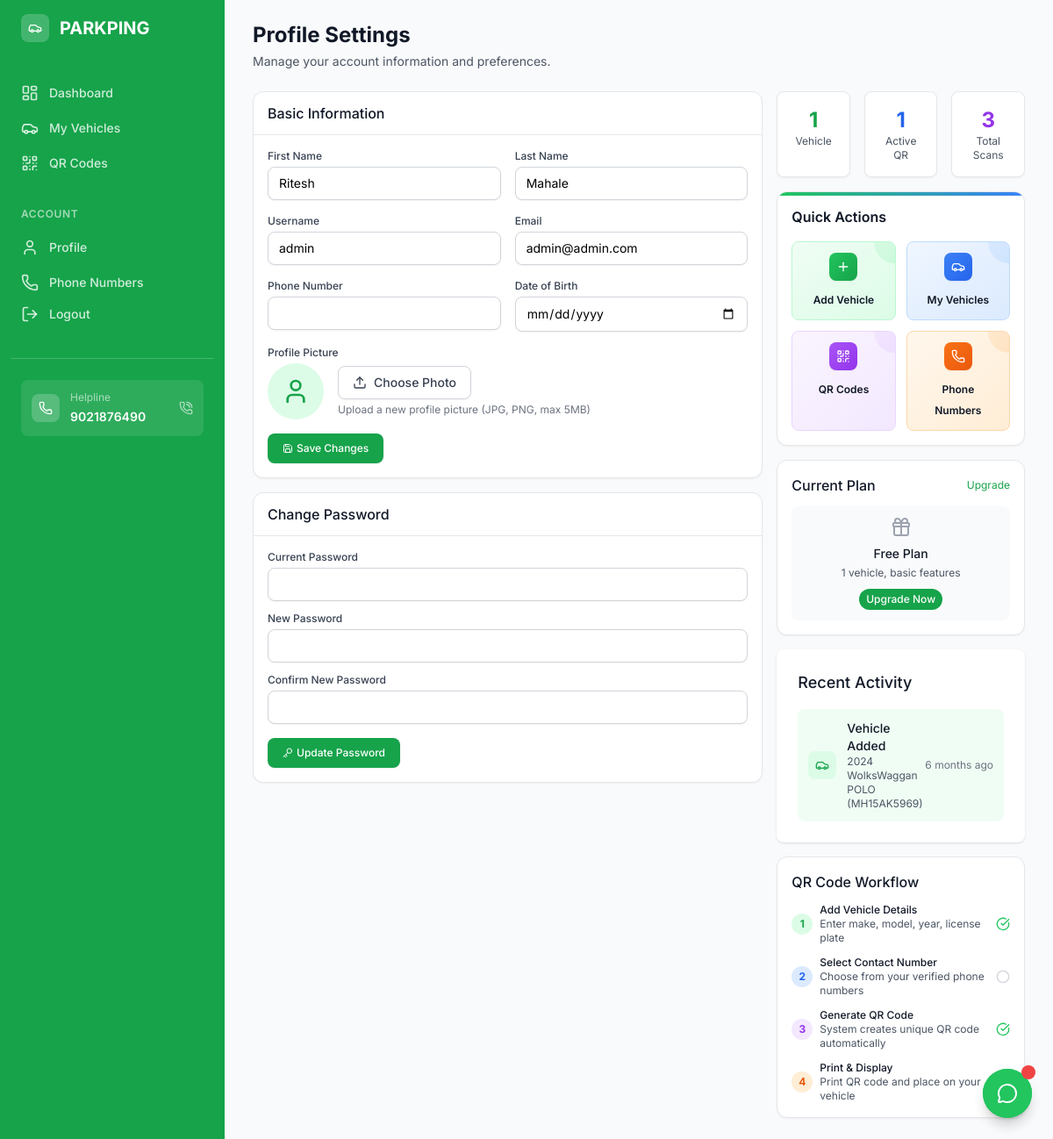
The app's page /accounts/profile/ (signed in), older data.
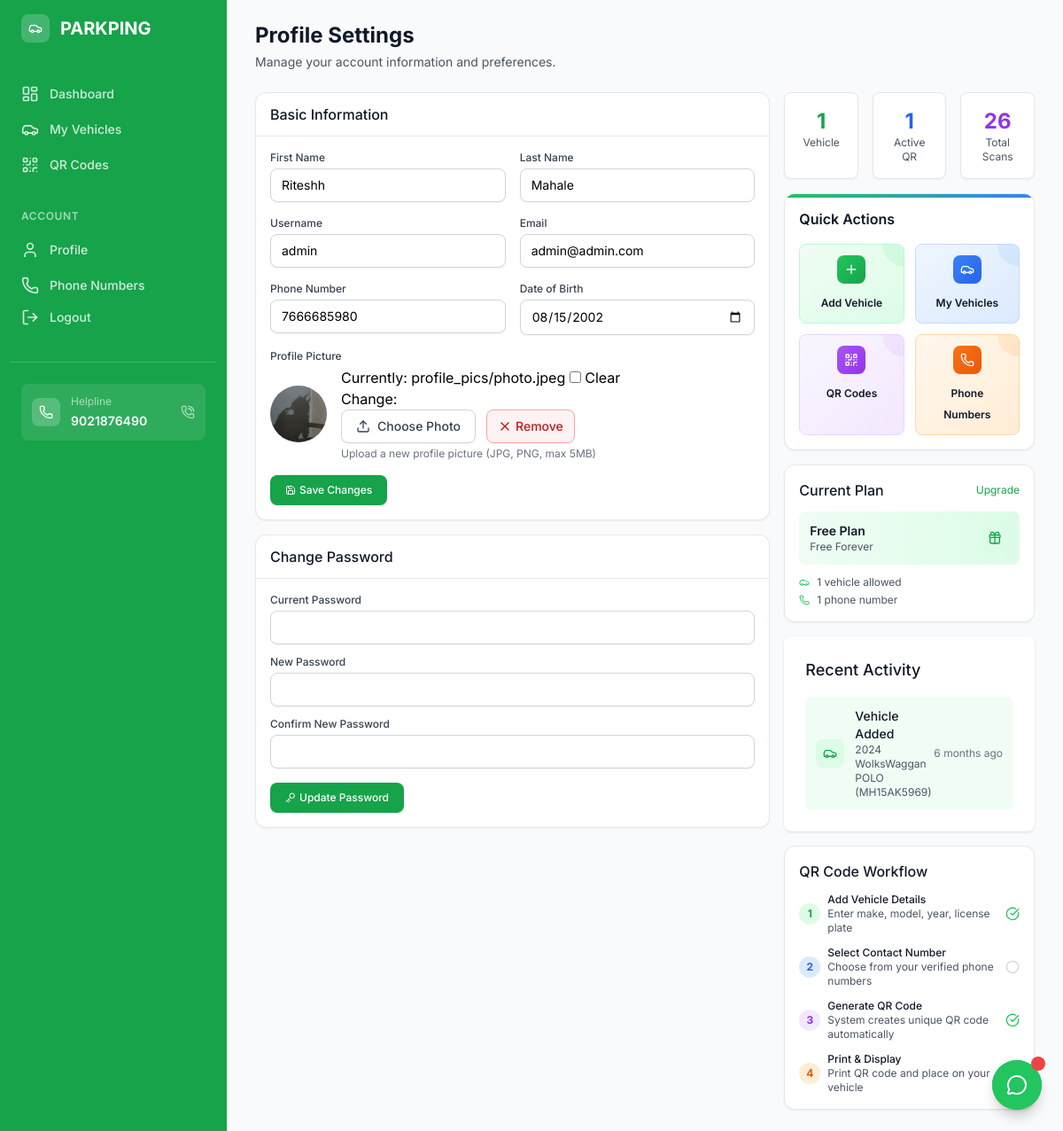
The same page, newer data.
### accounts/models.py (models this page shows, shortened)
class CustomUser(AbstractUser):
    phone_regex = RegexValidator(
        regex=r'^\+?1?\d{9,15}$',
        message="Phone number must be entered in the format: '+999999999'. Up to 15 digits allowed."
    )
    phone_number = models.CharField(
        validators=[phone_regex],
        max_length=17,
        blank=True,
        help_text="Primary phone number for contact"
    )
    is_phone_verified = models.BooleanField(default=False)
    date_of_birth = models.DateField(null=True, blank=True)
    profile_picture = models.ImageField(upload_to='profile_pics/', null=True, blank=True)
    current_plan = models.ForeignKey(
        'parking.SubscriptionPlan',
        on_delete=models.SET_NULL,
        null=True,
        blank=True,
        related_name='subscribers'
    )
    subscription_start_date = models.DateTimeField(null=True, blank=True)
    subscription_end_date = models.DateTimeField(null=True, blank=True)
    is_subscription_active = models.BooleanField(default=False)
    class Meta:
        verbose_name = "User"
        verbose_name_plural = "Users"

### parking/models.py (models this page shows, shortened)
class SubscriptionPlan(models.Model):
    PLAN_TYPES = [
        ('free', 'Free'),
        ('basic', 'Basic'),
        ('pro', 'Professional'),
        ('enterprise', 'Enterprise'),
    ]
    name = models.CharField(max_length=100)
    plan_type = models.CharField(max_length=20, choices=PLAN_TYPES, unique=True)
    description = models.TextField()
    price = models.DecimalField(max_digits=10, decimal_places=2, default=0.00)
    currency = models.CharField(max_length=3, default='USD')
    billing_cycle = models.CharField(max_length=20, default='monthly')
    max_vehicles = models.PositiveIntegerField(default=1)
    max_phone_numbers = models.PositiveIntegerField(default=1)
    number_masking = models.BooleanField(default=False)
    max_masking_sessions = models.PositiveIntegerField(default=0, help_text="Maximum number of concurrent masking sessions allowed")
    custom_qr_design = models.BooleanField(default=False)
    priority_support = models.BooleanField(default=False)
    analytics_dashboard = models.BooleanField(default=False)
    qr_color_primary = models.CharField(max_length=7, default='#000000', help_text="Primary QR color")
    qr_color_secondary = models.CharField(max_length=7, default='#FFFFFF', help_text="Secondary QR color")
    logo_placement = models.BooleanField(default=False)
    custom_branding = models.BooleanField(default=False)
    is_active = models.BooleanField(default=True)
    created_at = models.DateTimeField(auto_now_add=True)
    updated_at = models.DateTimeField(auto_now=True)
    class Meta:
        ordering = ['price']

### accounts/views.py (the view)
# urls.py: path('profile/', views.profile_view, name='profile'),
@login_required
def profile_view(request):
    from parking.models import Vehicle, QRCodeScan
    from django.utils import timezone
    from datetime import timedelta
    if request.method == 'POST':
        form = CustomUserProfileForm(request.POST, request.FILES, instance=request.user)
        if form.is_valid():
            form.save()
            messages.success(request, 'Profile updated successfully!')
            return redirect('accounts:profile')
    else:
        form = CustomUserProfileForm(instance=request.user)
    vehicles = Vehicle.objects.filter(user=request.user).order_by('-created_at')
    recent_scans = QRCodeScan.objects.filter(
        vehicle__user=request.user,
        scanned_at__gte=timezone.now() - timedelta(days=7)
    ).order_by('-scanned_at')[:5]
    total_vehicles = vehicles.count()
    active_qr_count = vehicles.filter(is_qr_active=True).count()
    total_scans = QRCodeScan.objects.filter(vehicle__user=request.user).count()
    context = {
        'form': form,
        'user': request.user,
        'vehicles': vehicles,
        'recent_scans': recent_scans,
        'total_vehicles': total_vehicles,
        'active_qr_count': active_qr_count,
        'total_scans': total_scans,
    }
    return render(request, 'accounts/profile.html', context)

### templates/accounts/profile.html (shortened to what the changed rows need)
{% extends 'base.html' %}
{% load static %}
{% block content %}
  <div class="mb-6">
    <h1 class="text-2xl font-bold text-gray-900">Profile Settings</h1>
  </div>
  <div class="grid grid-cols-1 lg:grid-cols-3 gap-4">
    <div class="lg:col-span-2 space-y-4">
      <div class="bg-white shadow-sm rounded-xl border border-gray-200">
        <div class="p-4">
          <form method="post" enctype="multipart/form-data">
            <div class="grid grid-cols-1 gap-4 sm:grid-cols-2">
              <div>
                <label for="{{ form.first_name.id_for_label }}" class="block text-xs font-medium text-gray-700">First Name</label>
                {{ form.first_name }}
              </div>
              <div>
                <label for="{{ form.last_name.id_for_label }}" class="block text-xs font-medium text-gray-700">Last Name</label>
                {{ form.last_name }}
              </div>
              <div>
                <label for="{{ form.username.id_for_label }}" class="block text-xs font-medium text-gray-700">Username</label>
                {{ form.username }}
              </div>
              <div>
                <label for="{{ form.email.id_for_label }}" class="block text-xs font-medium text-gray-700">Email</label>
                {{ form.email }}
              </div>
              <div>
                <label for="{{ form.phone_number.id_for_label }}" class="block text-xs font-medium text-gray-700">Phone Number</label>
                {{ form.phone_number }}
              </div>
              <div>
                <label for="{{ form.date_of_birth.id_for_label }}" class="block text-xs font-medium text-gray-700">Date of Birth</label>
                {{ form.date_of_birth }}
              </div>
            </div>
            <div class="mt-4">
              <div class="mt-1 flex items-center space-x-4">
                {% if user.profile_picture %}
                  <div class="w-16 h-16 rounded-full overflow-hidden bg-gray-100" id="profile-preview">
                    <img src="{{ user.profile_picture.url }}" alt="Profile Picture" class="w-full h-full object-cover">
                  </div>
                {% else %}
                  <div class="w-16 h-16 rounded-full bg-green-100 flex items-center justify-center" id="profile-preview">
                    <i data-lucide="user" class="w-8 h-8 text-green-600"></i>
                  </div>
                {% endif %}
                <div class="flex-1">
                  {{ form.profile_picture }}
                  <div class="flex items-center space-x-3">
                    <button type="button" onclick="document.getElementById('{{ form.profile_picture.id_for_label }}').click()"
                            class="inline-flex items-center px-4 py-2 border border-gray-300 rounded-lg shadow-sm text-sm font-medium text-gray-700 bg-white hover:bg-gray-50 focus:outline-none focus:ring-2 focus:ring-offset-2 focus:ring-green-500 transition-colors">
                      <i data-lucide="upload" class="w-4 h-4 mr-2"></i>
                      Choose Photo
                    </button>
                    {% if user.profile_picture %}
                      <button type="button" onclick="clearProfilePicture()"
                              class="inline-flex items-center px-3 py-2 border border-red-300 rounded-lg shadow-sm text-sm font-medium text-red-700 bg-red-50 hover:bg-red-100 focus:outline-none focus:ring-2 focus:ring-offset-2 focus:ring-red-500 transition-colors">
                        <i data-lucide="x" class="w-4 h-4 mr-1"></i>
                        Remove
                      </button>
                    {% endif %}
                  </div>
                  <p class="mt-1 text-xs text-gray-500">Upload a new profile picture (JPG, PNG, max 5MB)</p>
                </div>
              </div>
            </div>
          </form>
        </div>
      </div>
    </div>
    <div class="space-y-4">
      <div class="grid grid-cols-3 gap-4">
        <div class="bg-white rounded-lg shadow-sm border border-gray-200 p-4 text-center">
          <div class="text-2xl font-bold text-purple-600">{{ total_scans|default:0 }}</div>
          <div class="text-xs text-gray-600">Total Scan{% if total_scans != 1 %}s{% endif %}</div>
        </div>
      </div>
      <div class="bg-white shadow-sm rounded-xl border border-gray-200 p-4">
        {% if user.current_plan %}
          <div class="bg-gradient-to-r from-green-50 to-green-100 rounded-lg p-3 mb-3">
            <div class="flex items-center justify-between">
              <div>
                <h4 class="text-sm font-semibold text-gray-900">{{ user.current_plan.name }}</h4>
                <p class="text-xs text-gray-600">
                  {% if user.current_plan.price > 0 %}
                    ₹{{ user.current_plan.price|floatformat:0 }}/month
                  {% else %}
                    Free Forever
                  {% endif %}
                </p>
              </div>
              <div class="w-8 h-8 bg-green-100 rounded-lg flex items-center justify-center">
                {% if user.current_plan.plan_type == 'free' %}
                  <i data-lucide="gift" class="w-4 h-4 text-green-600"></i>
                {% elif user.current_plan.plan_type == 'basic' %}
                  <i data-lucide="star" class="w-4 h-4 text-green-600"></i>
                {% elif user.current_plan.plan_type == 'pro' %}
                  <i data-lucide="crown" class="w-4 h-4 text-green-600"></i>
                {% else %}
                  <i data-lucide="diamond" class="w-4 h-4 text-green-600"></i>
                {% endif %}
              </div>
            </div>
          </div>
          <div class="space-y-1">
            <div class="flex items-center text-xs text-gray-600">
              <i data-lucide="car" class="w-3 h-3 text-green-500 mr-2"></i>
              {{ user.current_plan.max_vehicles }} vehicle{% if user.current_plan.max_vehicles != 1 %}s{% endif %} allowed
            </div>
            <div class="flex items-center text-xs text-gray-600">
              <i data-lucide="phone" class="w-3 h-3 text-green-500 mr-2"></i>
              {{ user.current_plan.max_phone_numbers }} phone number{% if user.current_plan.max_phone_numbers != 1 %}s{% endif %}
            </div>
          </div>
        {% else %}
          <div class="bg-gray-50 rounded-lg p-3 text-center">
            <i data-lucide="gift" class="w-6 h-6 text-gray-400 mx-auto mb-2"></i>
            <h4 class="text-sm font-medium text-gray-900 mb-1">Free Plan</h4>
            <p class="text-xs text-gray-600 mb-2">1 vehicle, basic features</p>
            <a href="{% url 'parking:subscription_plans' %}" class="inline-flex items-center px-2 py-1 bg-green-600 text-white text-xs font-medium rounded-full hover:bg-green-700">
              Upgrade Now
            </a>
          </div>
        {% endif %}
      </div>
    </div>
  </div>
{% endblock %}

Row changes from the older to the newer data that the page shows:
changed CustomUser "Mahale": first_name "Ritesh" → "Riteshh"; phone_number (not shown) → "7666685980"; date_of_birth (not shown) → "08/15/2002"; profile_picture empty → "profile_pics/photo.jpeg" (drawn); profile_picture: picture added; current_plan_id empty → 1 (drawn); current_plan.name (not shown) → "Free Plan"; current_plan.max_vehicles (not shown) → "1"; current_plan.max_phone_numbers (not shown) → "1"
Text that changed along with them:
form field profile_picture: (not shown) → "☐"
{{ total_scans|default:0 }}: "3" → "26"
text no longer shown: "Free Plan 1 vehicle, basic features Upgrade Now"
text now shown: "Currently: profile_pics/photo.jpeg Clear Change: Remove Free Forever vehicle allowed phone number"
